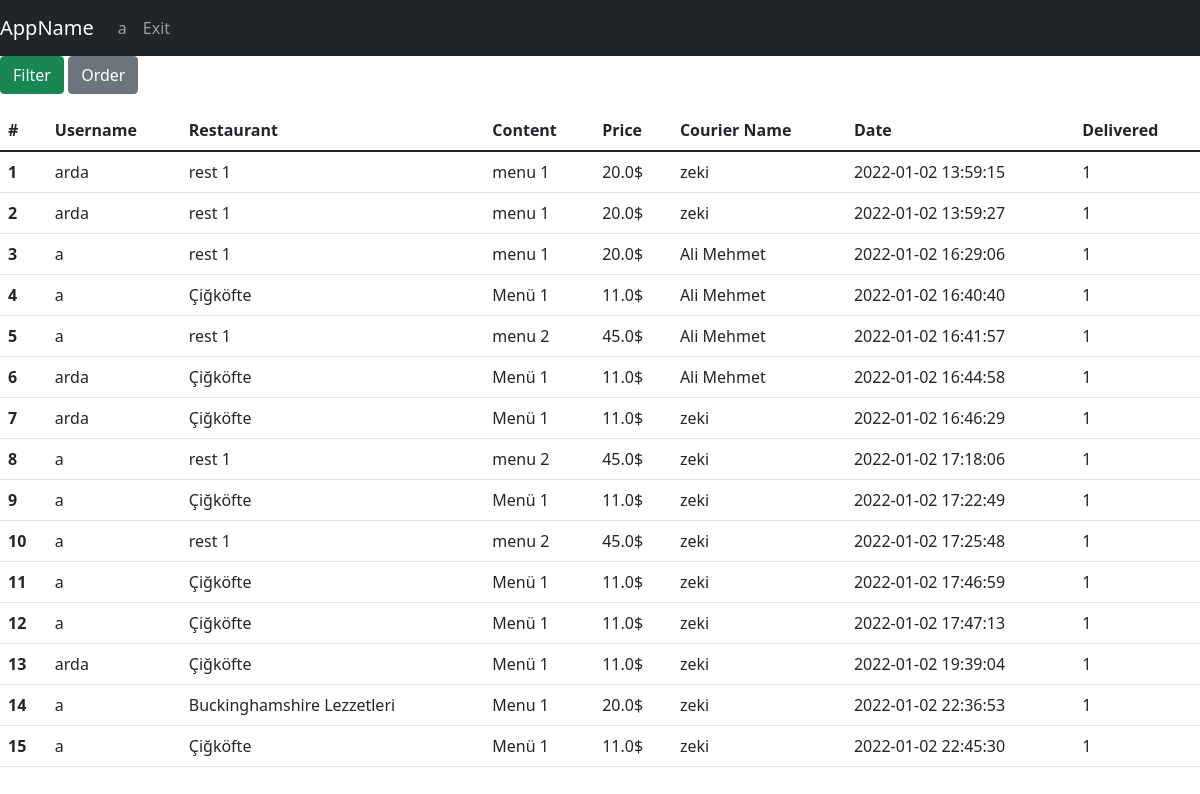
The page /orders (signed in) on the database as committed earlier.
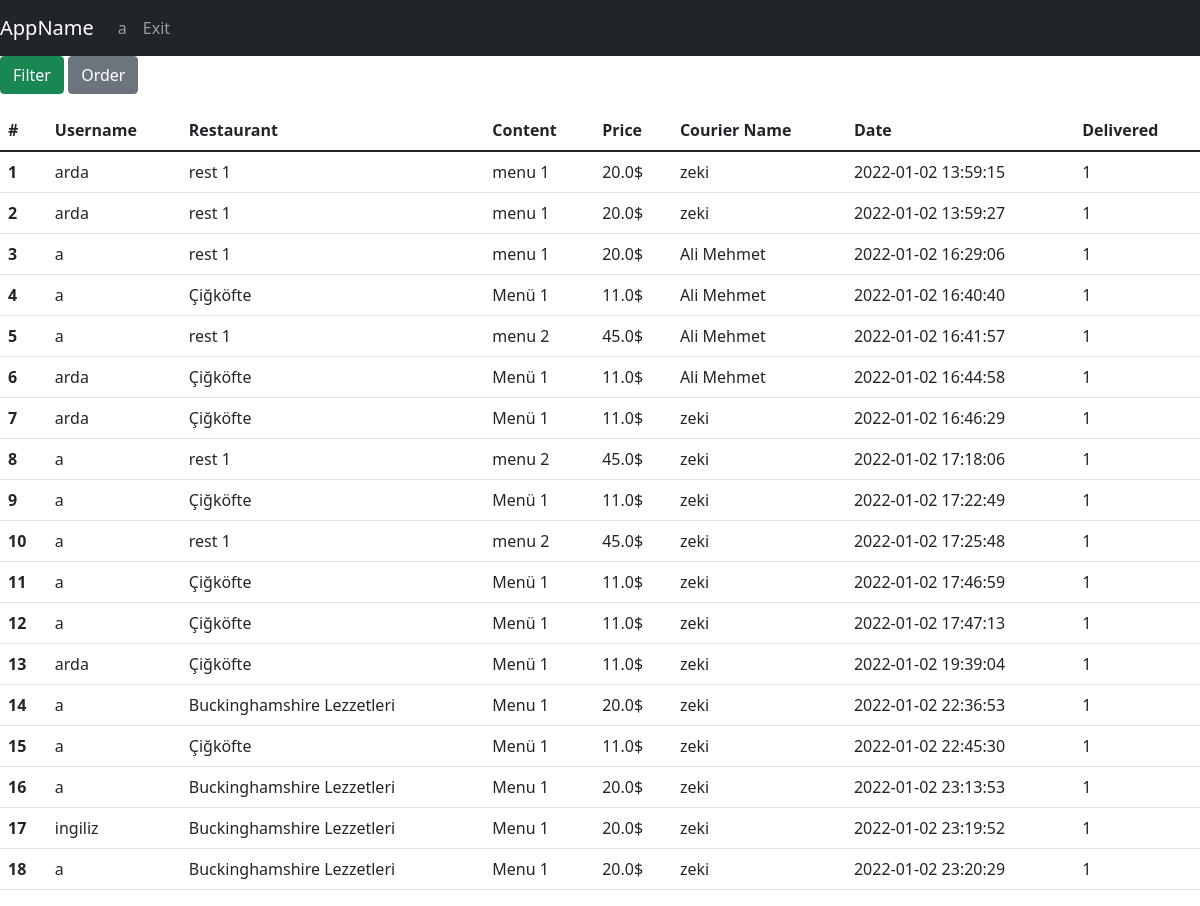
The same page on the database as committed later.
### tables this page shows
CREATE TABLE foodOrder(id INTEGER PRIMARY KEY,content TEXT,orderDate Date DEFAULT (datetime('now','localtime')),totalPrice REAL, is_delivered INTEGER DEFAULT(0), is_reviewed INTEGER DEFAULT(0), restaurantId INTEGER, courierID int REFERENCES couriers(id) ON UPDATE CASCADE, userUserName varchar(30) REFERENCES users(username) ON UPDATE CASCADE, FOREIGN KEY(restaurantId) REFERENCES restaurant(id));

CREATE TABLE restaurant(id INTEGER PRIMARY KEY, restaurantName varchar(30),address varchar(250),lat Text,lng Text,isOpen binary,averageRating REAL);

CREATE TABLE couriers(id INTEGER PRIMARY KEY,name TEXT,is_available TEXT,lat REAL,lng, orderId int REFERENCES foodOrder(id) ON UPDATE CASCADE);

### app.py (the view)
@app.route("/orders", methods=["GET", "POST"])
def allOrders():
    with sqlite3.connect(DATABASE) as database:
        cursor = database.cursor()
    if request.method == "POST":
        if 'order' in request.form:
            orderBy = request.form['orderBy']
            if session["isFiltered"] == False:
                "SELECT foodOrder.id, content, orderDate, totalPrice, is_delivered,  userUserName, "
                "FROM foodOrder INNER JOIN couriers ON foodOrder.courierID = couriers.id INNER JOIN restaurant ON foodOrder.restaurantId = restaurant.id"
                command = "SELECT foodOrder.id,content,orderDate,totalPrice,is_delivered,couriers.name as courier_name, userUserName, " \
                          "restaurant.restaurantName as restaurant_name" \
                          " FROM foodOrder INNER JOIN couriers ON foodOrder.courierID = couriers.id INNER JOIN restaurant ON foodOrder.restaurantId = restaurant.id" \
                          " ORDER BY "+str(orderBy)
                cursor.execute(command)
                query = cursor.fetchall()
                session["filteredData"]["orders"] = query
            else:
                df = pd.DataFrame(session["filteredData"]["orders"],
                                  columns=['id','content', 'orderDate','totalPrice','is_delivered','courier_name','userUserName', 'restaurant_name'])
                df = df.sort_values(by=orderBy)
                session["filteredData"]["orders"] = df.values.tolist()
        if 'filter' in request.form:
            filtered_cols, expected_vals = [], []
            q = ""
            for c in request.form.keys():
                if request.form[c] != '' and request.form[c] != "filter":
                    if request.form[c] == "on":
                        filtered_cols.append("is_delivered")
                        expected_vals.append(1)
                    else:
                        filtered_cols.append(c)
                        expected_vals.append(request.form[c])
            if len(expected_vals) > 0:
                if filtered_cols[0] != "is_delivered" and filtered_cols[0] != "maxprice" and filtered_cols[0] != "minprice":
                    q += filtered_cols[0]+" LIKE "+f"'%{expected_vals[0]}%'"
                else:
                    q += " is_delivered = 1 "
                if len(expected_vals) > 1:
                    for index in range(1, len(expected_vals)):
                        if filtered_cols[index] != "is_delivered":
                            q += " and " + filtered_cols[index]+" LIKE " + f"'%{expected_vals[index]}%'"
                    if filtered_cols.count("is_delivered") > 0:
                        q += " and is_delivered = 1 "
                command = "SELECT foodOrder.id,content,orderDate,totalPrice,is_delivered,couriers.name as courier_name, userUserName, restaurant.restaurantName as restaurant_name " \
                          "FROM foodOrder INNER JOIN couriers ON foodOrder.courierID = couriers.id INNER JOIN restaurant ON foodOrder.restaurantId = restaurant.id " \
                          "and " + q + "ORDER BY foodOrder.id"
                cursor.execute(command)
                query = cursor.fetchall()
                session["filteredData"]["orders"] = query
            else:
                session["filteredData"] = getAllDbData(toGet=["orders"])
                print(session["filteredData"])
            session["isFiltered"] = True
    else:
        session["filteredData"] = getAllDbData(toGet=["orders"])
        session["isFiltered"] = False
    return render_template("admin/list_operations/list_orders.html", username=session["username"],
                           data=session["filteredData"])

### app.py (called while the page is built)
def getOrders(cursor, limit=None):
    cursor.execute("SELECT foodOrder.id, content, orderDate, totalPrice, is_delivered, couriers.name, userUserName, restaurant.restaurantName "
                   "FROM foodOrder INNER JOIN couriers ON foodOrder.courierID = couriers.id INNER JOIN restaurant ON foodOrder.restaurantId = restaurant.id")
    query = cursor.fetchall()
    return query

def getAllDbData(toGet, limit=None):
    with sqlite3.connect(DATABASE) as database:
        cursor = database.cursor()
    data = {}
    for entity in toGet:
        if entity == "couriers":
            data[entity] = getCouriers(cursor, limit)
        if entity == "users":
            data[entity] = getUsers(cursor, limit)
        if entity == "restaurant":
            data[entity] = getRestaurants(cursor, limit)
        if entity == "menu":
            data[entity] = getMenus(cursor, limit)
        if entity == "restaurantName":
            data[entity] = getRestaurantName(cursor, limit)
        if entity == "orders":
            data[entity] = getOrders(cursor, limit)
        else:
            pass
    return data

### templates/admin/list_operations/list_orders.html (shortened to what this page needs)
{% extends 'base.html' %}
{% block navbar %}
<nav class="navbar navbar-expand-lg navbar-dark bg-dark">
    <a class="navbar-brand" href="#">AppName</a>
    <div class="collapse navbar-collapse" id="navbarNav">
        <ul class="navbar-nav">
          <li class="nav-item active"><a class="nav-link" href="/">{{username}}</a></li>
          <li class="nav-item active"><a class="nav-link" href="/exit">Exit</a></li>
        </ul>
    </div>
</nav>
{% endblock %}
{% block body %}
    <p>
  <a class="btn btn-success" data-toggle="collapse" href="#filter" role="button" aria-expanded="false" aria-controls="filter">Filter</a>
  <button class="btn btn-secondary" type="button" data-toggle="collapse" data-target="#order" aria-expanded="false" aria-controls="order">Order</button>
    </p>
    <div>
    <table class="table">
      <thead class="thead-dark">
        <tr>
            <th scope="col">#</th>
            <th scope="col">Username</th>
            <th scope="col">Restaurant</th>
            <th scope="col">Content</th>
            <th scope="col">Price</th>
            <th scope="col">Courier Name</th>
            <th scope="col">Date</th>
            <th scope="col">Delivered</th>
        </tr>
      </thead>
      <tbody>
        {%for i in range(data["orders"]|length)%}
                <tr>
                  <th scope="row">{{ i+1 }}</th>
                  <td>{{ data["orders"][i][6] }}</td>
                  <td>{{ data["orders"][i][7] }}</td>
                  <td>{{ data["orders"][i][1] }}</td>
                  <td>{{ data["orders"][i][3] }}$</td>
                  <td>{{ data["orders"][i][5] }}</td>
                  <td>{{ data["orders"][i][2] }}</td>
                  <td>{{ data["orders"][i][4] }}</td>
                </tr>
        {%endfor%}
      </tbody>
    </table>
</div>
{% endblock %}

### templates/base.html (shortened to what this page needs)
<!doctype html>
<html lang="en">
  <head>
    <link href="https://cdn.jsdelivr.net/npm/bootstrap@5.1.3/dist/css/bootstrap.min.css" rel="stylesheet">
  </head>
  <body>
  <div>
    {% block navbar %}
    {% endblock %}
  </div>
  <div>
    {% block body %}
    {% endblock %}
  </div>
  </body>
</html>

Rows that differ between the two databases and show on the page:
added foodOrder: userUserName "a", content "Menu 1", totalPrice "20.0", orderDate "2022-01-02 23:13:53", is_delivered "1"
added foodOrder: userUserName "ingiliz", content "Menu 1", totalPrice "20.0", orderDate "2022-01-02 23:19:52", is_delivered "1"
added foodOrder: userUserName "a", content "Menu 1", totalPrice "20.0", orderDate "2022-01-02 23:20:29", is_delivered "1"
Other text that changed with them:
new list line: "16 $"
new list line: "Buckinghamshire Lezzetleri"
new list line: "zeki"
new list line: "17 $"
new list line: "18 $"
